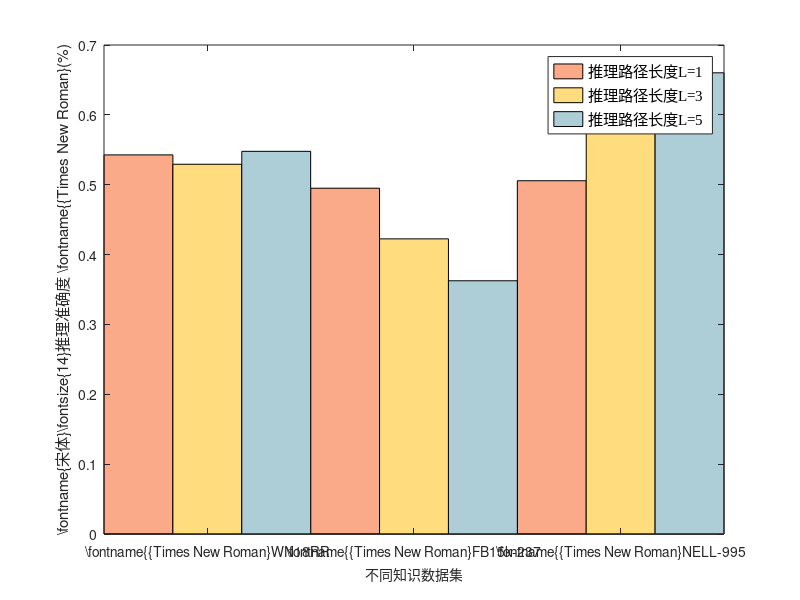

Recreate this plot in MATLAB.
%准备数据
Y = [0.5427, 0.5293, 0.5478; 0.4950, 0.4225, 0.3625; 0.5057, 0.6703, 0.6602];
X = 1: 3;
h = bar(X, Y, 1);
hold on;

% 设置颜色
set(h(1),'FaceColor',[250, 170, 137]/255)     
set(h(2),'FaceColor',[255, 220, 126]/255)    
set(h(3),'FaceColor',[173, 206, 215]/255)    

set(gca,'XTickLabel',{'\fontname{{Times New Roman}WN18RR','\fontname{{Times New Roman}FB15k-237','\fontname{{Times New Roman}NELL-995'},'FontSize',10)

%修改x,y轴标签
ylabel('\fontname{宋体}\fontsize{14}推理准确度 \fontname{{Times New Roman}(%)');
xlabel('\fontname{宋体}\fontsize{14}不同知识数据集'); 

%修改图例
legend({'\fontname{宋体}推理路径长度\fontname{Times New Roman}L=1','\fontname{宋体}推理路径长度\fontname{Times New Roman}L=3','\fontname{宋体}推理路径长度\fontname{Times New Roman}L=5'},'FontSize',11);